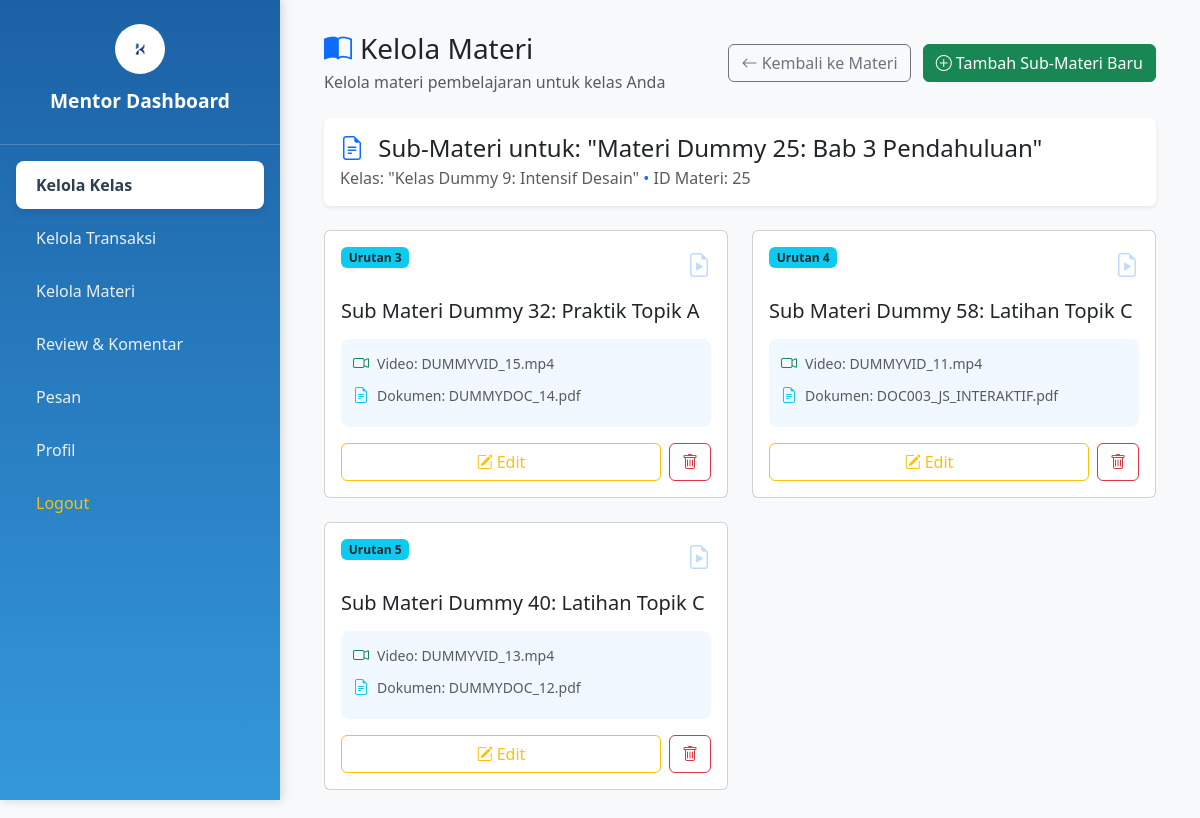
/page/kelola-materi.php?id_kelas=9&id_materi=25 (signed in), run on the app's committed database.
### tables this page shows
CREATE TABLE `tb_materi` (
  `id_materi` int(30) NOT NULL,
  `id_kelas` int(30) NOT NULL,
  `urutan` int(11) DEFAULT 1,
  `judul_materi` varchar(255) NOT NULL,
  `status` enum('pending','aktif','non-aktif') NOT NULL DEFAULT 'pending',
  `tgl_dibuat_materi` timestamp NOT NULL DEFAULT current_timestamp()
);

CREATE TABLE `tb_kelas` (
  `id_kelas` int(30) NOT NULL,
  `id_mentor` int(30) NOT NULL,
  `nama_kelas` varchar(255) NOT NULL,
  `kategori` enum('SQL','Design','Java','Web Development','Bisnis','Ekonomi','Psikologi','IT','Python') NOT NULL,
  `harga` decimal(10,2) NOT NULL,
  `profil_kelas` varchar(100) DEFAULT NULL,
  `badge` varchar(100) DEFAULT NULL,
  `description` text DEFAULT NULL,
  `status_publikasi` enum('pending','aktif','non-aktif','rejected') NOT NULL DEFAULT 'pending',
  `tgl_dibuat` timestamp NOT NULL DEFAULT current_timestamp()
);

CREATE TABLE `tb_sub_materi` (
  `id_sub_materi` int(30) NOT NULL,
  `id_materi` int(30) NOT NULL,
  `id_dokumen` int(30) NOT NULL,
  `id_video` int(30) NOT NULL,
  `urutan` int(11) DEFAULT 1,
  `judul_sub_materi` varchar(255) NOT NULL,
  `status` enum('pending','aktif','non-aktif') NOT NULL DEFAULT 'pending',
  `tgl_dibuat_subMateri` timestamp NOT NULL DEFAULT current_timestamp()
);

CREATE TABLE `tb_video` (
  `id_video` int(30) NOT NULL,
  `file_path_video` varchar(255) NOT NULL,
  `status` enum('pending','aktif','non-aktif') NOT NULL DEFAULT 'pending'
);

CREATE TABLE `tb_dokumen` (
  `id_dokumen` int(30) NOT NULL,
  `file_path_dokumen` varchar(255) NOT NULL,
  `status` enum('pending','aktif','non-aktif') NOT NULL DEFAULT 'pending'
);

### page/kelola-materi.php (the view, shortened to what this page needs)
<?php
require 'db.php';
$user_id = $_SESSION['id'];
$mentor_query = $conn->prepare("SELECT id_mentor FROM tb_mentor WHERE id_user = ?");
$mentor_query->bind_param("i", $user_id);
$mentor_query->execute();
$mentor_result = $mentor_query->get_result();
$id_mentor = 0;
if ($mentor_result->num_rows > 0) {
    $mentor_row = $mentor_result->fetch_assoc();
    $id_mentor = $mentor_row['id_mentor'];
}
$view_level = 'kelas';
$selected_id_kelas = $_GET['id_kelas'] ?? 0;
$selected_id_materi = $_GET['id_materi'] ?? 0;
if ($selected_id_kelas > 0) {
    $view_level = 'materi';
    $check_class_stmt = $conn->prepare("SELECT id_kelas, nama_kelas FROM tb_kelas WHERE id_kelas = ? AND id_mentor = ?");
    $check_class_stmt->bind_param("ii", $selected_id_kelas, $id_mentor);
    $check_class_stmt->execute();
    $class_result = $check_class_stmt->get_result();
    if ($class_result->num_rows === 0) {
        $message = "Kelas tidak ditemukan atau bukan milik Anda.";
        $view_level = 'kelas';
        $selected_id_kelas = 0;
    } else {
        $current_class = $class_result->fetch_assoc();
        if ($selected_id_materi > 0) {
            $view_level = 'sub_materi';
            $check_materi_stmt = $conn->prepare("SELECT id_materi, judul_materi FROM tb_materi WHERE id_materi = ? AND id_kelas = ?");
            $check_materi_stmt->bind_param("ii", $selected_id_materi, $selected_id_kelas);
            $check_materi_stmt->execute();
            $materi_result = $check_materi_stmt->get_result();
            if ($materi_result->num_rows === 0) {
                $message = "Materi tidak ditemukan atau bukan bagian dari kelas ini.";
                $view_level = 'materi';
                $selected_id_materi = 0;
            } else {
                $current_materi = $materi_result->fetch_assoc();
            }
        }
    }
}
?>
<!DOCTYPE html>
<html lang="en">
<head>
    <link href="https://cdn.jsdelivr.net/npm/bootstrap@5.3.3/dist/css/bootstrap.min.css" rel="stylesheet">
    <link rel="stylesheet" href="https://cdn.jsdelivr.net/npm/bootstrap-icons@1.11.3/font/bootstrap-icons.min.css">
</head>
<body class="bg-light">
    <?php include 'sidebar-mentor.php'; ?>
    <div class="main-content">
        <div class="container-fluid">
            <div class="d-flex justify-content-between align-items-center mb-4">
                <div>
                    <h3 class="mb-1">
                        <i class="bi bi-book-half text-primary me-2"></i>Kelola Materi
                    </h3>
                    <p class="text-muted mb-0">Kelola materi pembelajaran untuk kelas Anda</p>
                </div>
                <div>
                    <?php if ($view_level === 'kelas'): ?>
                        <a href="kelola-kelas.php" class="btn btn-outline-secondary">
                            <i class="bi bi-arrow-left"></i> Kembali ke Kelola Kelas
                        </a>
                    <?php elseif ($view_level === 'sub_materi'): ?>
                        <a href="kelola-materi.php?id_kelas=<?= $selected_id_kelas ?>" class="btn btn-outline-secondary me-2">
                            <i class="bi bi-arrow-left"></i> Kembali ke Materi
                        </a>
                        <a href="create-sub-materi.php?id_materi=<?= $selected_id_materi ?>" class="btn btn-success">
                            <i class="bi bi-plus-circle"></i> Tambah Sub-Materi Baru
                        </a>
                    <?php endif; ?>
                </div>
            </div>
            <?php if ($view_level === 'kelas'): ?>
                <div class="row">
                    <div class="col-12">
                        <h4 class="mb-3">
                            <i class="bi bi-collection text-primary me-2"></i>Daftar Kelas Anda
                        </h4>
                        <p class="text-muted mb-4">Pilih kelas untuk mengelola materinya</p>
                    </div>
                </div>
                <div class="row">
                    <?php
                    $stmt_classes = $conn->prepare("
                        SELECT k.id_kelas, k.nama_kelas, k.kategori,
                               COUNT(m.id_materi) as jumlah_materi
                        FROM tb_kelas k
                        JOIN tb_mentor mt ON k.id_mentor = mt.id_mentor
                        LEFT JOIN tb_materi m ON k.id_kelas = m.id_kelas
                        WHERE mt.id_user = ?
                        GROUP BY k.id_kelas, k.nama_kelas, k.kategori
                        ORDER BY k.id_kelas DESC
                    ");
                    $stmt_classes->bind_param("i", $user_id);
                    $stmt_classes->execute();
                    $classes_result = $stmt_classes->get_result();
                    if ($classes_result->num_rows > 0) {
                        while ($class = $classes_result->fetch_assoc()) {
                            ?>
                            <div class="col-lg-4 col-md-6 mb-4">
                                <div class="card card-hover h-100">
                                    <div class="card-body">
                                        <div class="d-flex justify-content-between align-items-start mb-3">
                                            <span class="badge bg-primary badge-count"><?= htmlspecialchars($class['kategori']) ?></span>
                                            <i class="bi bi-book fs-4 text-primary opacity-25"></i>
                                        </div>
                                        <h5 class="card-title mb-3"><?= htmlspecialchars($class['nama_kelas']) ?></h5>
                                        <div class="stats-row">
                                            <div class="d-flex justify-content-between align-items-center">
                                                <span class="text-muted">
                                                    <i class="bi bi-journal-text me-2"></i>Total Materi
                                                </span>
                                                <span class="fw-bold text-primary"><?= $class['jumlah_materi'] ?></span>
                                            </div>
                                        </div>
                                        <div class="mt-4">
                                            <a href="kelola-materi.php?id_kelas=<?= $class['id_kelas'] ?>"
                                               class="btn btn-primary w-100">
                                                <i class="bi bi-arrow-right-circle me-2"></i>Kelola Materi
                                            </a>
                                        </div>
                                    </div>
                                </div>
                            </div>
                            <?php
                        }
                    } else {
                        ?>
                        <div class="col-12">
                            <div class="text-center py-5">
                                <i class="bi bi-inbox display-1 text-muted mb-3"></i>
                                <h5 class="text-muted">Belum Ada Kelas</h5>
                                <p class="text-muted">Anda belum memiliki kelas yang dibuat</p>
                                <a href="kelola-kelas.php" class="btn btn-primary">
                                    <i class="bi bi-plus-circle me-2"></i>Buat Kelas Pertama
                                </a>
                            </div>
                        </div>
                        <?php
                    }
                    $stmt_classes->close();
                    ?>
                </div>
            <?php elseif ($view_level === 'sub_materi'): ?>
                <div class="row">
                    <div class="col-12">
                        <div class="card border-0 shadow-sm mb-4">
                            <div class="card-body">
                                <h4 class="mb-1">
                                    <i class="bi bi-file-earmark-text text-primary me-2"></i>
                                    Sub-Materi untuk: "<?= htmlspecialchars($current_materi['judul_materi']) ?>"
                                </h4>
                                <p class="text-muted mb-0">
                                    Kelas: "<?= htmlspecialchars($current_class['nama_kelas']) ?>"
                                    <span class="text-primary">•</span> ID Materi: <?= $selected_id_materi ?>
                                </p>
                            </div>
                        </div>
                    </div>
                </div>
                <div class="row">
                    <?php
                    $stmt_sub_materi = $conn->prepare("
                        SELECT sm.id_sub_materi, sm.judul_sub_materi, sm.urutan,
                               v.file_path_video, d.file_path_dokumen
                        FROM tb_sub_materi sm
                        LEFT JOIN tb_video v ON sm.id_video = v.id_video
                        LEFT JOIN tb_dokumen d ON sm.id_dokumen = d.id_dokumen
                        WHERE sm.id_materi = ?
                        ORDER BY sm.urutan ASC, sm.id_sub_materi ASC
                    ");
                    $stmt_sub_materi->bind_param("i", $selected_id_materi);
                    $stmt_sub_materi->execute();
                    $sub_materi_result = $stmt_sub_materi->get_result();
                    if ($sub_materi_result->num_rows > 0) {
                        while ($sub_materi = $sub_materi_result->fetch_assoc()) {
                            ?>
                            <div class="col-lg-6 col-md-12 mb-4">
                                <div class="card card-hover h-100">
                                    <div class="card-body">
                                        <div class="d-flex justify-content-between align-items-start mb-3">
                                            <span class="badge bg-info text-dark badge-count">Urutan <?= htmlspecialchars($sub_materi['urutan']) ?></span>
                                            <i class="bi bi-file-earmark-play fs-4 text-primary opacity-25"></i>
                                        </div>
                                        <h5 class="card-title mb-3"><?= htmlspecialchars($sub_materi['judul_sub_materi']) ?></h5>
                                        <div class="stats-row">
                                            <?php if (!empty($sub_materi['file_path_video'])): ?>
                                                <div class="d-flex align-items-center mb-2">
                                                    <i class="bi bi-camera-video text-success me-2"></i>
                                                    <small class="text-muted">Video: <?= htmlspecialchars(basename($sub_materi['file_path_video'])) ?></small>
                                                </div>
                                            <?php endif; ?>
                                            <?php if (!empty($sub_materi['file_path_dokumen'])): ?>
                                                <div class="d-flex align-items-center mb-2">
                                                    <i class="bi bi-file-earmark-text text-info me-2"></i>
                                                    <small class="text-muted">Dokumen: <?= htmlspecialchars(basename($sub_materi['file_path_dokumen'])) ?></small>
                                                </div>
                                            <?php endif; ?>
                                        </div>
                                        <div class="mt-3 d-flex gap-2">
                                            <a href="edit-sub-materi.php?id_sub_materi=<?= $sub_materi['id_sub_materi'] ?>"
                                               class="btn btn-outline-warning flex-fill">
                                                <i class="bi bi-pencil-square me-1"></i>Edit
                                            </a>
                                            <a href="delete-sub-materi.php?id_sub_materi=<?= $sub_materi['id_sub_materi'] ?>"
                                               class="btn btn-outline-danger"
                                               onclick="return confirm('Apakah Anda yakin ingin menghapus sub-materi ini?');">
                                                <i class="bi bi-trash"></i>
                                            </a>
                                        </div>
                                    </div>
                                </div>
                            </div>
                            <?php
                        }
                    }
                    ?>
                </div>
            <?php endif; ?>
        </div>
    </div>
</body>
</html>

### assets/css/sidebar-mentor.css (style rules this page uses)
.main-content { margin-left: 280px; padding: 2rem; }

### page/kelola-materi.php (style rules this page uses)
.main-content { margin-left: 280px; padding: 2rem; transition: margin-left 0.3s ease; }
.card-hover { transition: all 0.3s ease; border: 1px solid #e0e0e0; }
.badge-count { font-size: 0.875rem; padding: 0.5rem 0.75rem; }
.card-body { position: relative; overflow: hidden; }
.card-body::before { content: ''; position: absolute; top: 0; right: 0; width: 100px; height: 100px; background: linear-gradient(45deg, transparent 50%, rgba(0,123,255,0.08) 50%); transform: rotate(45deg) translate(50px, -50px); z-index: 0; }
.stats-row { background: rgba(0,123,255,0.05); border-radius: 8px; padding: 0.75rem; margin-top: 1rem; }

### data on the page
tb_materi: judul_materi "Materi Dummy 25: Bab 3 Pendahuluan"
tb_kelas: nama_kelas "Kelas Dummy 9: Intensif Desain"
tb_sub_materi: urutan "3", judul_sub_materi "Sub Materi Dummy 32: Praktik Topik A", id_video.file_path_video "DUMMYVID_15.mp4", id_dokumen.file_path_dokumen "DUMMYDOC_14.pdf"
tb_sub_materi: urutan "4", judul_sub_materi "Sub Materi Dummy 58: Latihan Topik C", id_video.file_path_video "DUMMYVID_11.mp4", id_dokumen.file_path_dokumen "DOC003_JS_INTERAKTIF.pdf"
tb_sub_materi: urutan "5", judul_sub_materi "Sub Materi Dummy 40: Latihan Topik C", id_video.file_path_video "DUMMYVID_13.mp4", id_dokumen.file_path_dokumen "DUMMYDOC_12.pdf"

### other printed values
$selected_id_materi "25"
